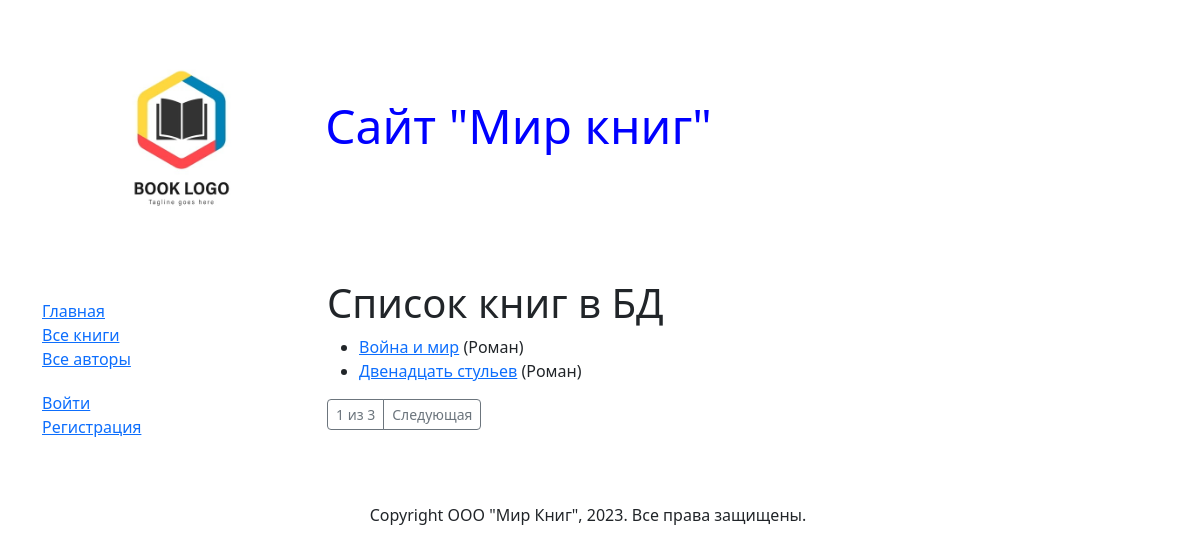
The page /books/ on the database its author committed.
### catalog/models.py (models this page shows, shortened)
class Book(models.Model):
    objects = None
    author = models.ManyToManyField(Author, help_text="Выберите автора книги", verbose_name="Автор книги")
    genre = models.ForeignKey(Genre, null=True, on_delete=models.CASCADE, help_text="Выберите жанр книги", verbose_name="Жанр книги")
    language = models.ForeignKey(Language, null=True, on_delete=models.CASCADE, help_text="Выберите язык книги", verbose_name="Язык книги")
    title = models.CharField(max_length=200, help_text="Введите название книги", verbose_name="Название книги")
    summary = models.TextField(max_length=1000, help_text="Введите описание книги", verbose_name="Описание книги")
    isbn = models.CharField(max_length=200, help_text="Должно содержать 13 символов", verbose_name="ISBN книги")
    def get_authors(self):
        lst_authors = []
        for author in self.author.all():
            lst_authors.append(author.last_name)
        return ", ".join(lst_authors)
    def get_absolute_url(self):
        return "/book/{}".format(self.pk)  # self.pk тоже самое что self.id
    get_authors.short_description = "Авторы"
    class Meta:
        verbose_name = "Книгу"  # Название модели в ед. числе род. падежа
        verbose_name_plural = "Книги"  # Название модели во мн. числе
        ordering = ["title"]  # Сортировка по полю

class Genre(models.Model):
    name = models.CharField(max_length=200,
                            help_text="Введите жанр книги",
                            verbose_name="Жанр Книги")
    def __str__(self):
        return self.name
    class Meta:
        verbose_name = "Жанр"  # Название модели в ед. Числе
        verbose_name_plural = "Жанры"  # Название модели во мн. Числе
        ordering = ["name"]  # Сортировка по полю

### catalog/views.py (the view)
# urls.py: path('books/', views.BookListView.as_view(), name="books"),  # Все книги (/books/?page=2)
class BookListView(generic.ListView):
    model = Book
    paginate_by = 2  # Сколько обьектов будет передано в шаблон

### templates/catalog/book_list.html (shortened to what this page needs)
{% extends "base.html" %}
{% block content %}
    <h1>Список книг в БД</h1>
    {% if book_list %}
        <ul>
            {% for book in book_list %}
            <li>
                <a href="{{ book.get_absolute_url }}">{{ book.title }}</a> ({{ book.genre }})
            </li>
            {% endfor %}
        </ul>
    <div class="btn-group" role="group" aria-label="Second group">
        <a class="btn btn-sm btn-outline-secondary" href="#">{{ page_obj.number }} из {{ page_obj.paginator.num_pages }}</a>
        {% if page_obj.has_next %}
        <a class="btn btn-sm btn-outline-secondary" href="{{ request.path }}?page={{ page_obj.next_page_number }}">Следующая</a>
        {% endif %}
    {% else %}
            <p>В базе данных нет книг!</p>
    {% endif %}
{% endblock %}

### rows shown on the page
Book: title "Война и мир", genre "Роман"
Book: title "Двенадцать стульев", genre "Роман"

### other values the page prints
{{ page_obj.number }} "1"
{{ page_obj.paginator.num_pages }} "3"
